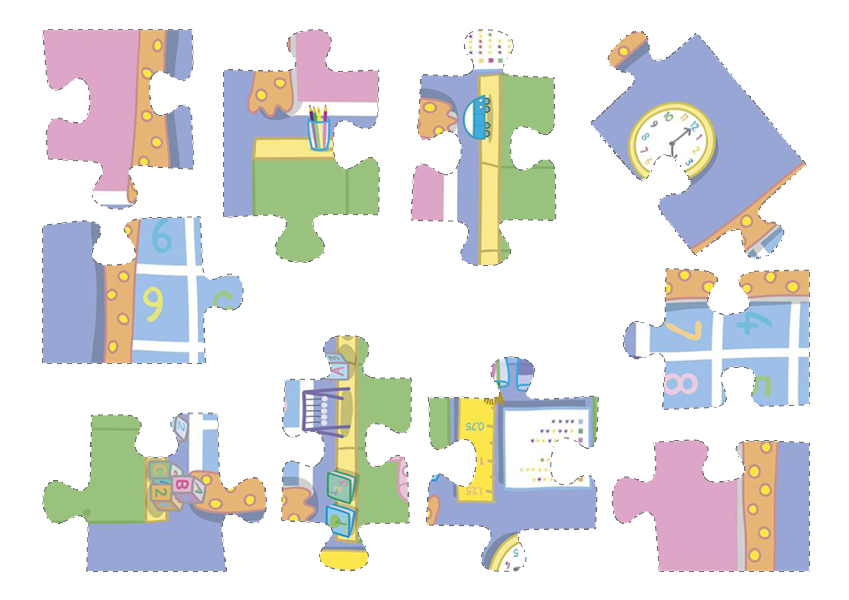
#> input picture lab3/data/peppa/pieces1.png, 849 x 600 px, given in place of pieces1.JPG, which was not available
$ python seg.py
#> lines starting #> are read from the running program, lines starting #| are printed output that depends on the picture; after the words box and inside, x2 and y2 are one past the last pixel; in counts of white or black regions, pixels touching at a corner belong together; pictures that were not available may be replaced by others from this repository, and a replacement may not be noted
import cv2
import numpy as np
import os

# 1. Carica l'immagine
image = cv2.imread('.\Final Project\dataset\data\city_blue\pieces1.JPG')
#> image is the input picture: shape (600, 849, 3); mean B, G, R 224.3, 224.7, 224.7

# Verifica che l'immagine sia stata caricata correttamente
if image is None:
    raise FileNotFoundError("L'immagine non è stata trovata. Controlla il percorso specificato!")

# 2. Applica il Mean Shift per la segmentazione
# Parametri principali: sp (raggio spaziale) e sr (raggio del colore)
mean_shift_image = cv2.pyrMeanShiftFiltering(image, sp=10,sr=10)

#mean_shift_image = np.copy(image)

# 3. Converti in scala di grigi
gray = cv2.cvtColor(mean_shift_image, cv2.COLOR_BGR2GRAY)
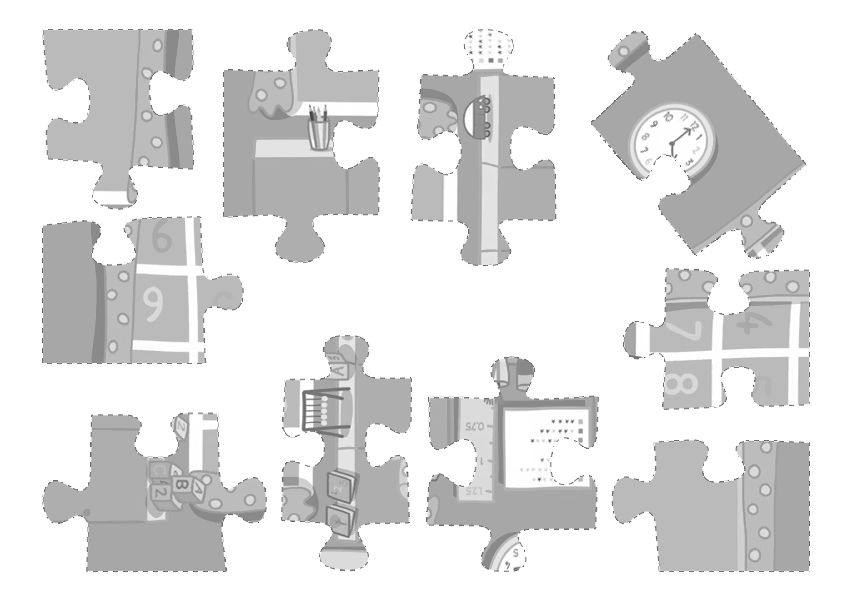
#> gray: shape (600, 849); min 60, max 255, mean 224.7

# 4. Applica una soglia binaria inversa per segmentare
_, thresh = cv2.threshold(gray, 90, 255, cv2.THRESH_BINARY_INV)
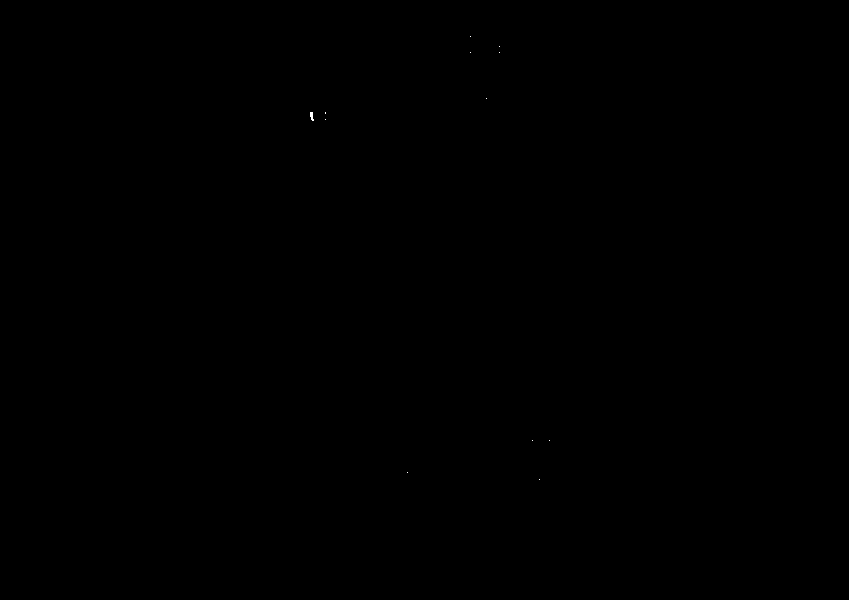
#> thresh: shape (600, 849); 0.01% white in thin lines or dots, all inside (x1, y1, x2, y2) = (310, 36, 550, 480)

# 5. Operazioni morfologiche per eliminare dettagli interni e raffinare la segmentazione
kernel = np.ones((5, 5), np.uint8)
thresh = cv2.morphologyEx(thresh, cv2.MORPH_CLOSE, kernel, iterations=2)

# 6. Trova i contorni
contours, _ = cv2.findContours(thresh, cv2.RETR_EXTERNAL, cv2.CHAIN_APPROX_SIMPLE)
#> contours = 10 contours, all with area under 20

# 7. Filtra i contorni per area (opzionale)
filtered_contours = [cnt for cnt in contours if cv2.contourArea(cnt) > 1000]
#> filtered_contours = []

# 8. Crea una cartella per salvare i pezzi segmentati
output_folder = "puzzle_pieces"
os.makedirs(output_folder, exist_ok=True)

# 9. Segmenta e salva i pezzi
for i, contour in enumerate(filtered_contours):
    # Crea un rettangolo di bounding per ogni pezzo
    x, y, w, h = cv2.boundingRect(contour)

    # Estrai il pezzo
    piece = image[y:y+h, x:x+w]

    # Salva il pezzo nella cartella
    piece_filename = os.path.join(output_folder, f'piece_{i+1}.png')
    cv2.imwrite(piece_filename, piece)

    # Disegna il rettangolo sull'immagine originale (per visualizzazione)
    cv2.rectangle(image, (x, y), (x+w, y+h), (0, 255, 0), 2)
    cv2.putText(image, f'Piece {i+1}', (x, y-10), cv2.FONT_HERSHEY_SIMPLEX, 0.5, (255, 0, 0), 1)
#> this loop made 0 passes

# 10. Mostra i risultati
cv2.namedWindow('Segmented Puzzle Pieces', cv2.WINDOW_GUI_NORMAL)
cv2.namedWindow('Binary Threshold', cv2.WINDOW_GUI_NORMAL)
cv2.namedWindow('Mean Shift Segmentation', cv2.WINDOW_GUI_NORMAL)
cv2.imshow('Segmented Puzzle Pieces', image)
cv2.imshow('Binary Threshold', thresh)
cv2.imshow('Mean Shift Segmentation', mean_shift_image)
cv2.waitKey(0)
cv2.destroyAllWindows()

print(f"Tutti i pezzi sono stati salvati nella cartella: {output_folder}")
#| Tutti i pezzi sono stati salvati nella cartella: puzzle_pieces
